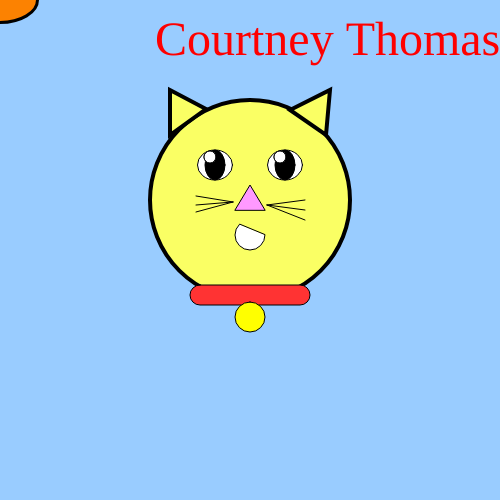
Frame 1 (no input)
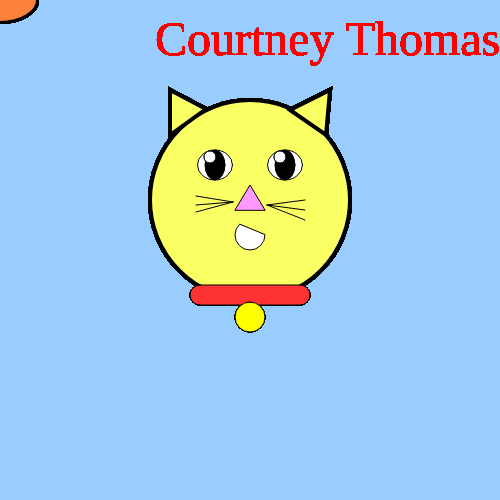
Frame 60 (no input)
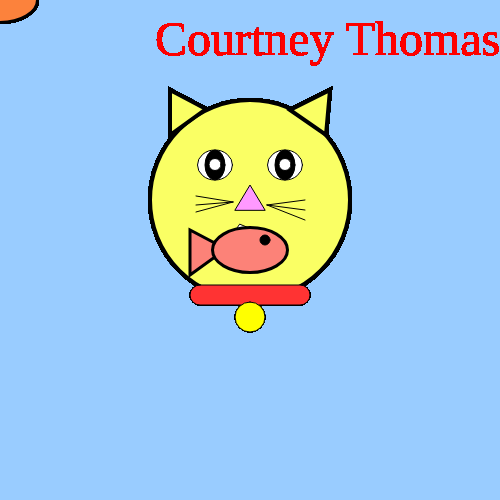
Frame 120 (the mouse pressed at the canvas centre since frame 60)

The p5.js sketch that drew these frames (run headless with seeded random() and noise() and a simulated clock; from frame 60 on, the mouse is pressed at the canvas centre):

// p5.js sketch
// ── sketch.js
function setup() {
createCanvas(500,500)
background(153,204,255)
}
var fishblue = 0;
function draw() {

fishblue = fishblue + 1;
fishblue = fishblue % 255;




//head
  push();
  translate(250, 200);
  fill(250, 300, 100);
  stroke(0,0,0);
  strokeWeight(4);
  ellipse(0,0,200,200);
  pop();
//ears
  push();
  translate(130,50);
  fill(250, 300, 100);
  stroke(0,0,0);
  strokeWeight(4);
  triangle(40,85,40,40,76,59);
  pop();

  push();
  translate(250,50);
  fill(250, 300, 100);
  stroke(0,0,0);
  strokeWeight(4);
  triangle(40,60,80,40,76,85);
  pop();

  //eyes
  push();
  translate(250, 165);
  fill(255,255,255);
  ellipse(-35,0,35,30);
  ellipse(35,0,35,30);
  pop();

  //pupils black
  //eyes
  push();
  translate(250, 165);
  fill(0,0,0);
  ellipse(-35,0,20,30);
  ellipse(35,0,20,30);
  pop();


  //eyes (pupils white)
  var eyePosXL = map(mouseX, 0, width, 210, 220);
  var eyePosY = map(mouseY, 0, height, 157, 172);
  push();
  // translate(215, 165);
  // translate(220, 165);  //eye looking right
  // translate(210, 165);
  // translate(215, 157);
  // translate(215, 172);
  translate(eyePosXL, eyePosY);
  fill(255,255,255);
  ellipse(0,0,12,12);
  ellipse(0,0,12,12);
  pop();

  //eyes (pupils white)
  var eyePosXR = eyePosXL + 70;

  push();
  translate(eyePosXR, eyePosY);
  fill(255,255,255);
  ellipse(0,0,12,12);
  ellipse(0,0,12,12);
  pop();

//mouth
  push();
  translate(170,155);
  arc(80,80,30,30,0,PI+QUARTER_PI,CHORD);
  pop();

  //nose
  push();
  translate(225,165);
  fill(255, 153, 255);
  stroke(0,0,0);
  strokeWeight(1);
  triangle(10,45,25,20,40,45);
  pop();

  //right whiskers
  push();
  translate(265,200);
  line(2, 5, 40, 20);
  pop();

  push();
  translate(265,200);
  line(2, 5, 40, 10);
  pop();

  push();
  translate(265,200);
  line(2, 5, 40, 0);
  pop();
//left whiskers
  push();
  translate(190,180);
  line(6, 16, 43, 22);
  pop();

  push();
  translate(190,180);
  line(6, 25, 43, 22);
  pop();

  push();
  translate(190,180);
  line(6, 32, 43, 22);
  pop();

  //text
  push();
  fill(255,0,0);
  textSize(48);
  textFont("Mesquite Std");
  text("Courtney Thomas", 155, 55);

  pop();

  //collar
  push();
  translate(160,265);
  fill(255, 51, 51);
  rect(30, 20, 120, 20, 20);
  pop();

  push();
  translate(205,282);
  fill(255,255,0);
  rect(30, 20, 30, 30, 25);
  pop();

//FISH
push();
translate(mouseX, mouseY);

  //Fish tail
  push();
  translate(-60,-60);
  fill(252, 130, fishblue);
  stroke(0,0,0);
  strokeWeight(3);
  triangle(0,85,0,40,36,59);
  pop();

  //Fish Body
  push();
  translate(0, 0);
  fill(252, 130, fishblue);
  stroke(0,0,0);
  strokeWeight(3);
  ellipse(0,0,75,45);
  pop();

  //Fish eye
  push();
  translate(15, -10);
  fill(0,0,0);
  ellipse(0,0,10,10);
  pop();

pop();
}
